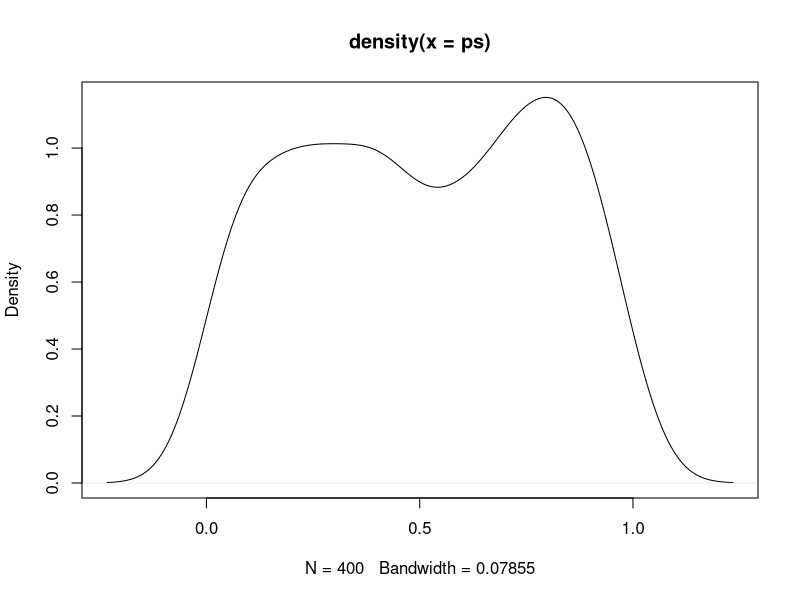
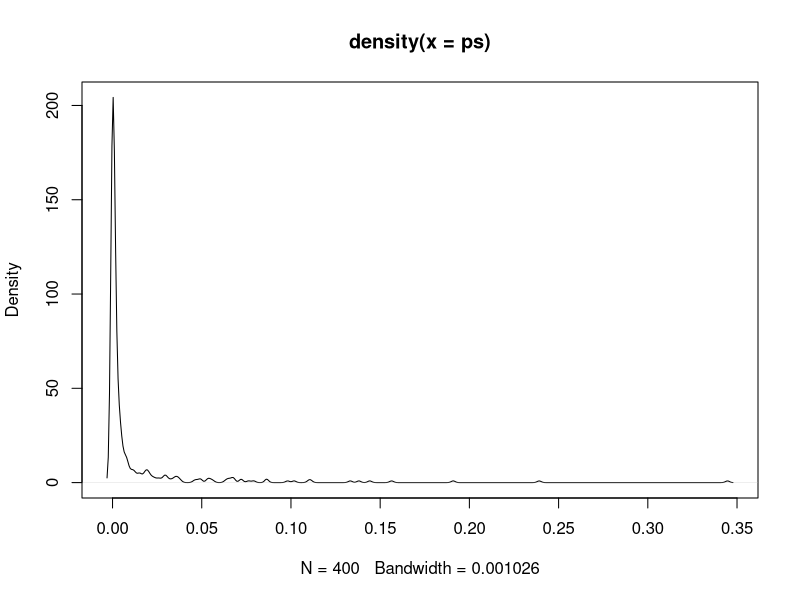
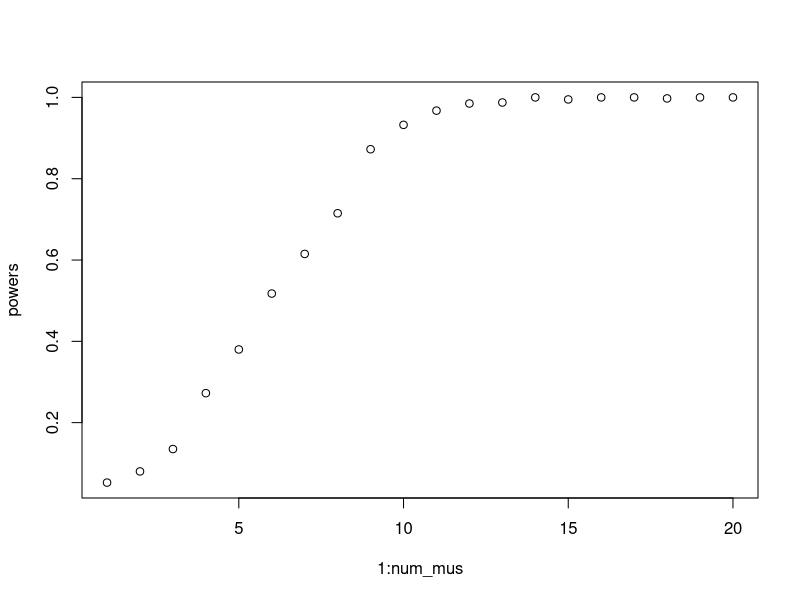
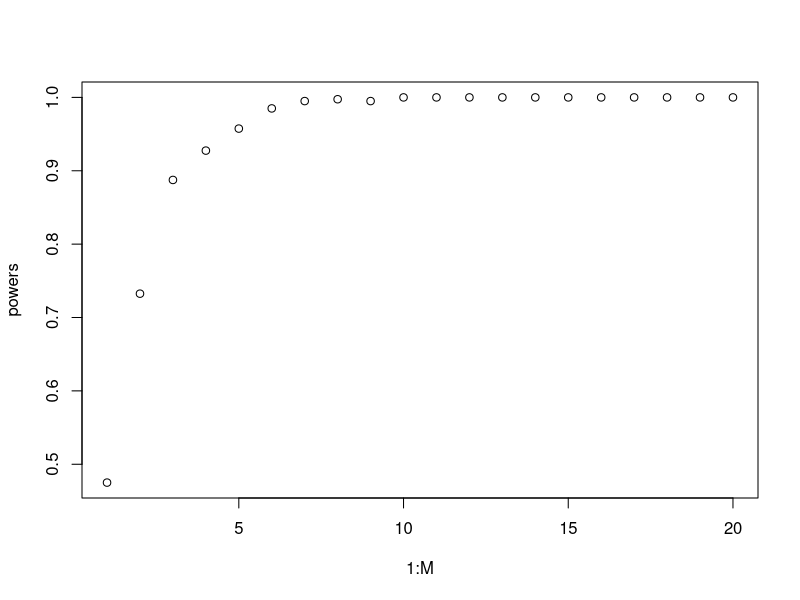
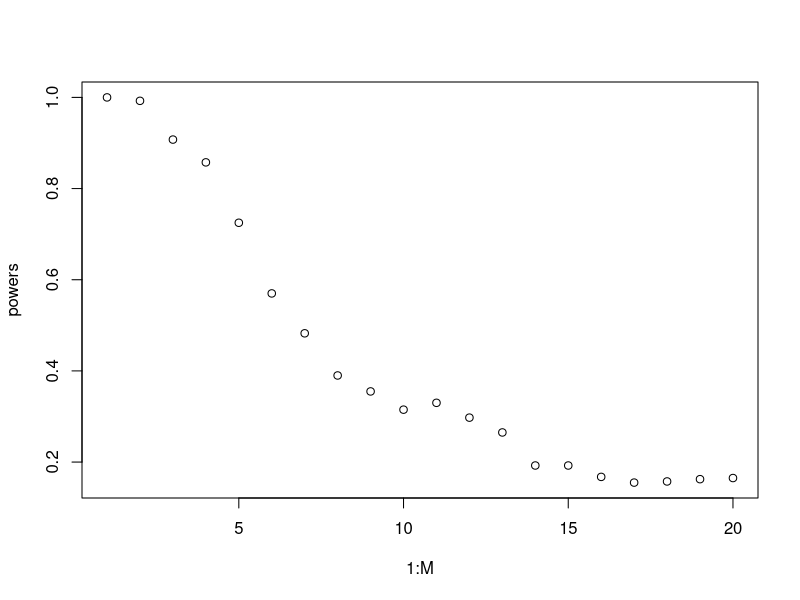
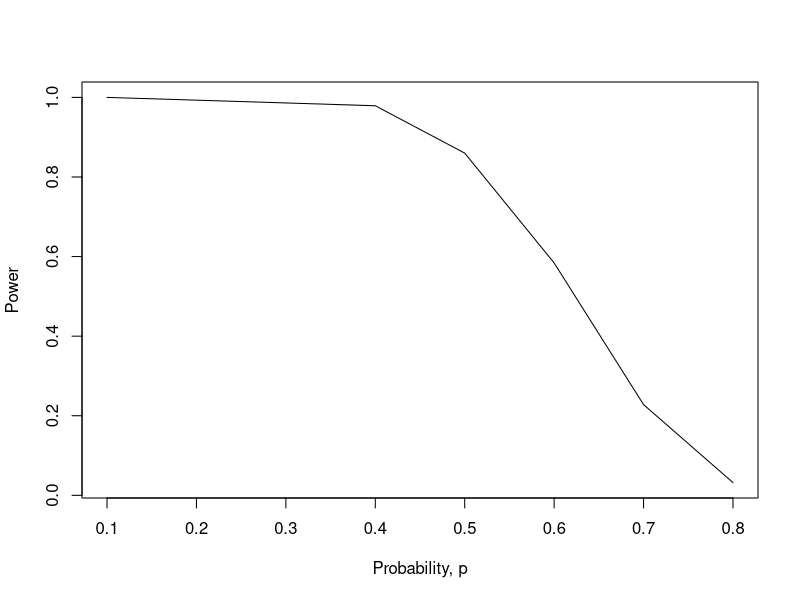

Write the R code that produced these figures, in order.
## ---- chunk 1
set.seed(12345)
n = 40
mu = 0
sigma = 2
null_mu = 0

data = rnorm(n, mean = mu, sd = sigma)
print(1-pnorm(mean(data),mean=null_mu,sd=sigma/sqrt(n)))
## ---- chunk 2
N = 400
n = 40
mu = 0
sigma = 2
null_mu = 0

ps = rep(0, N)
for (i in 1:N){
  data = rnorm(n, mean = mu, sd = sigma)
  ps[i] = 1-pnorm(mean(data),mean=null_mu,sd=sigma/sqrt(n))
}
plot(density(ps))
## ---- chunk 3

N = 400
n = 40
mu = 1
sigma = 2
null_mu = 0

ps = rep(0, N)
for (i in 1:N){
  data = rnorm(n, mean = mu, sd = sigma)
  ps[i] = 1-pnorm(mean(data),mean=null_mu,sd=sigma/sqrt(n))
}

plot(density(ps))

print(sum(ps<=0.05)/N)
## ---- chunk 4
num_mus=20
mus = seq(from = 0, to = 2, length.out = num_mus)
powers = rep(0, num_mus)

for(k in 1:num_mus){
  N = 400
  n = 40
  mu = mus[k]
  sigma = 2
  null_mu = 0
  ps = rep(0, N)
  
  for (i in 1:N){
    data = rnorm(n, mean = mu, sd = sigma)
    ps[i] = 1-pnorm(mean(data),mean=null_mu,sd=sigma/sqrt(n))
  }
  
  powers[k] = sum(ps<=0.05)/N
}
plot(1:num_mus, powers)
## ---- chunk 5

M = 20
mu = 1
ns = seq(from = 10, to = 200, length.out = M)
powers = rep(0, M)

for(k in 1:M){ 
  N = 400
  n = ns[k] 
  sigma = 2 
  null_mu = 0
  ps = rep(0, N)
  
  for (i in 1:N){
    data = rnorm(n, mean = mu, sd = sigma)
    ps[i] = 1-pnorm(mean(data),mean=null_mu,sd=sigma/sqrt(n))
  }
  
  powers[k] = sum(ps<=0.05)/N
}
plot(1:M, powers)
## ---- chunk 6
M = 20
mu = 1
sigmas = seq(from = 1, to = 10, length.out = M)
powers = rep(0, M)

for(k in 1:M){ 
  N = 400
  n = 40
  sigma = sigmas[k]
  null_mu = 0
  ps = rep(0, N)
  for (i in 1:N){
    data = rnorm(n, mean = mu, sd = sigma)
    ps[i] = 1-pnorm(mean(data),mean=null_mu,sd=sigma/sqrt(n))
  }
  
  powers[k] = sum(ps<=0.05)/N
}
plot(1:M, powers)
## ---- chunk 7
p_vec = c(0.1, 0.4, 0.5, 0.6, 0.7, 0.8)
power_vec = c(1, 0.979, 0.86, 0.584, 0.228, 0.032)

plot(p_vec, power_vec, type="l", xlab = "Probability, p", ylab = "Power")

